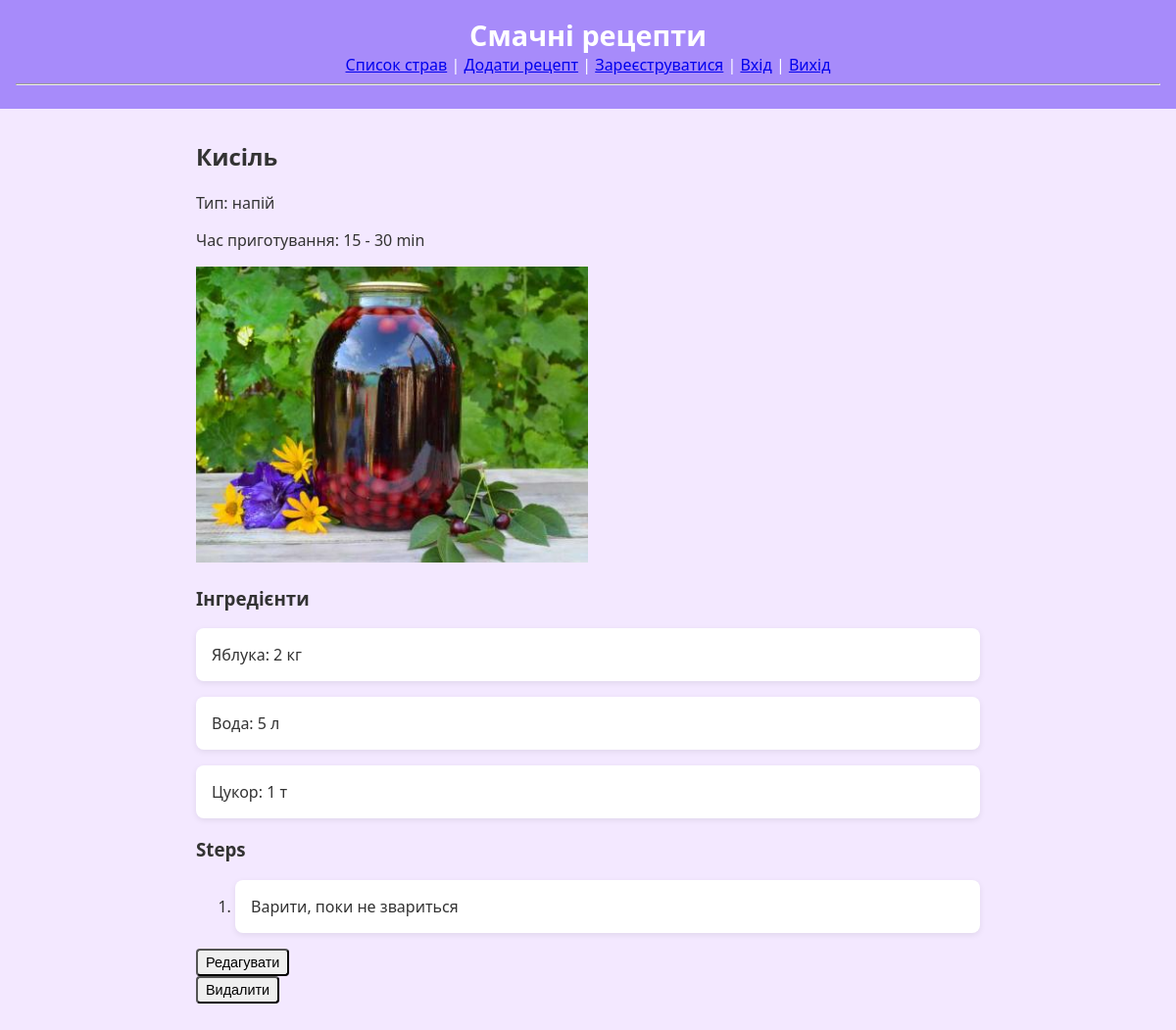
The page /recipes/4 on the database its author committed.
### models.py (models this page shows)
class Recipe(SQLModel, table=True):
    id: Optional[int] = Field(default=None, primary_key=True)
    title: str
    type: str
    min_time: Optional[int] = 0
    max_time: Optional[int] = 0
    image: Optional[str] = None
    author_id: Optional[int] = Field(default=None, foreign_key='user.id')
    ingredients: List["Ingredient"] = Relationship(
        back_populates='recipe',
        sa_relationship_kwargs={'cascade': 'all, delete-orphan', 'lazy': 'selectin'}
    )
    steps: List["Step"] = Relationship(
        back_populates='recipe',
        sa_relationship_kwargs={'cascade': 'all, delete-orphan', 'lazy': 'selectin'}
    )

class Ingredient(SQLModel, table=True):
    id: Optional[int] = Field(default=None, primary_key=True)
    recipe_id: int = Field(foreign_key='recipe.id', nullable=False)
    name: str
    qty: str
    recipe: Optional[Recipe] = Relationship(
        back_populates='ingredients',
        sa_relationship_kwargs={'lazy': 'selectin'}
    )

class Step(SQLModel, table=True):
    id: Optional[int] = Field(default=None, primary_key=True)
    recipe_id: int = Field(foreign_key='recipe.id', nullable=False)
    order: int
    description: str
    recipe: Optional[Recipe] = Relationship(
        back_populates='steps',
        sa_relationship_kwargs={'lazy': 'selectin'}
    )

### main.py (the view)
@app.get('/recipes/{recipe_id}', response_class=HTMLResponse)
def view_recipe(request: Request, recipe_id: int, session: Session = Depends(get_session)):
    recipe = session.get(Recipe, recipe_id)
    if not recipe:
        raise HTTPException(status_code=404, detail='Not found')
    return templates.TemplateResponse('recipe.html', {'request': request, 'recipe': recipe})

### templates/recipe.html
{% extends "base.html" %}
{% block content %}
<h2>{{ recipe.title }}</h2>
<p>Тип: {{ recipe.type }}</p>
<p>Час приготування: {{ recipe.min_time }} - {{ recipe.max_time }} min</p>
{% if recipe.image %}<img src="/{{ recipe.image }}" style="max-width:400px"><br/>{% endif %}
<h3>Інгредієнти</h3>
<ul>
{% for ing in recipe.ingredients %}<li>{{ ing.name }}: {{ ing.qty }}</li>{% endfor %}
</ul>
<h3>Steps</h3>
<ol>
{% for s in recipe.steps %}<li>{{ s.description }}</li>{% endfor %}
</ol>
<a href="/recipes/{{ recipe.id }}/edit">
  <button type="button">Редагувати</button>
</a>
<form method="post" action="/recipes/{{ recipe.id }}/delete">
  <button>Видалити</button>
</form>
{% endblock %}

### static/style.css (style rules this page uses)
body { font-family: "Segoe UI", Tahoma, sans-serif; background-color: #f3e8ff; margin: 0; padding: 0; color: #333; }
ul { list-style: none; padding: 0; margin: 0; display: grid; gap: 1rem; }
li { background: white; padding: 1rem; border-radius: 8px; box-shadow: 0 2px 6px rgba(0, 0, 0, 0.08); }
button, a.button-link { padding: 4px 8px; border-radius: 4px; font-size: 0.9rem; cursor: pointer; text-decoration: none; display: inline-block; }

### rows shown on the page
Recipe: title "Кисіль", type "напій", min_time "15", max_time "30", image (picture)
Ingredient: name "Яблука", qty "2 кг"
Ingredient: name "Вода", qty "5 л"
Ingredient: name "Цукор", qty "1 т"
Step: description "Варити, поки не звариться"
